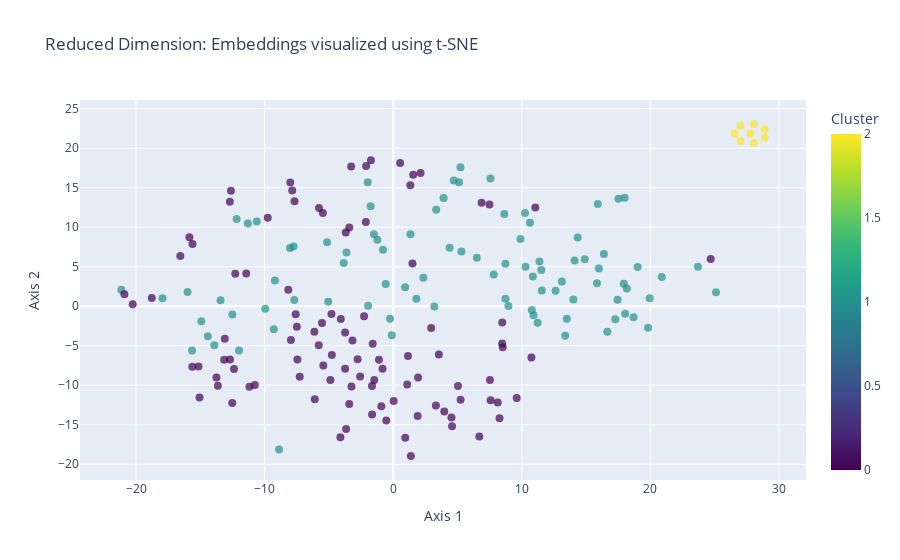

The notebook cell saved with this chart:
### Code cell
result['fig'].show()  # Show the visualization

### Figure 1 — Plotly figure (JSON) as saved in the notebook; plotly's stock layout.template omitted (floating-point values rounded to 4 significant figures; data arrays with more than 128 entries replaced by an {"elided": "..."} marker saying what was removed)
{"data": [{"hovertemplate": "Axis 1=%{x}<br>Axis 2=%{y}<br>Cluster=%{marker.color}<extra></extra>", "legendgroup": "", "marker": {"color": {"elided": "199 int values"}, "coloraxis": "coloraxis", "opacity": 0.7, "size": 8, "symbol": "circle"}, "mode": "markers", "name": "", "orientation": "v", "showlegend": false, "type": "scatter", "x": {"elided": "199 float values"}, "xaxis": "x", "y": {"elided": "199 float values"}, "yaxis": "y"}], "layout": {"coloraxis": {"colorbar": {"title": {"text": "Cluster"}}, "colorscale": [[0, "#440154"], [0.1111, "#482878"], [0.2222, "#3e4989"], [0.3333, "#31688e"], [0.4444, "#26828e"], [0.5556, "#1f9e89"], [0.6667, "#35b779"], [0.7778, "#6ece58"], [0.8889, "#b5de2b"], [1, "#fde725"]]}, "legend": {"tracegroupgap": 0}, "title": {"text": "Reduced Dimension: Embeddings visualized using t-SNE"}, "xaxis": {"anchor": "y", "domain": [0, 1], "title": {"text": "Axis 1"}}, "yaxis": {"anchor": "x", "domain": [0, 1], "title": {"text": "Axis 2"}}}}
